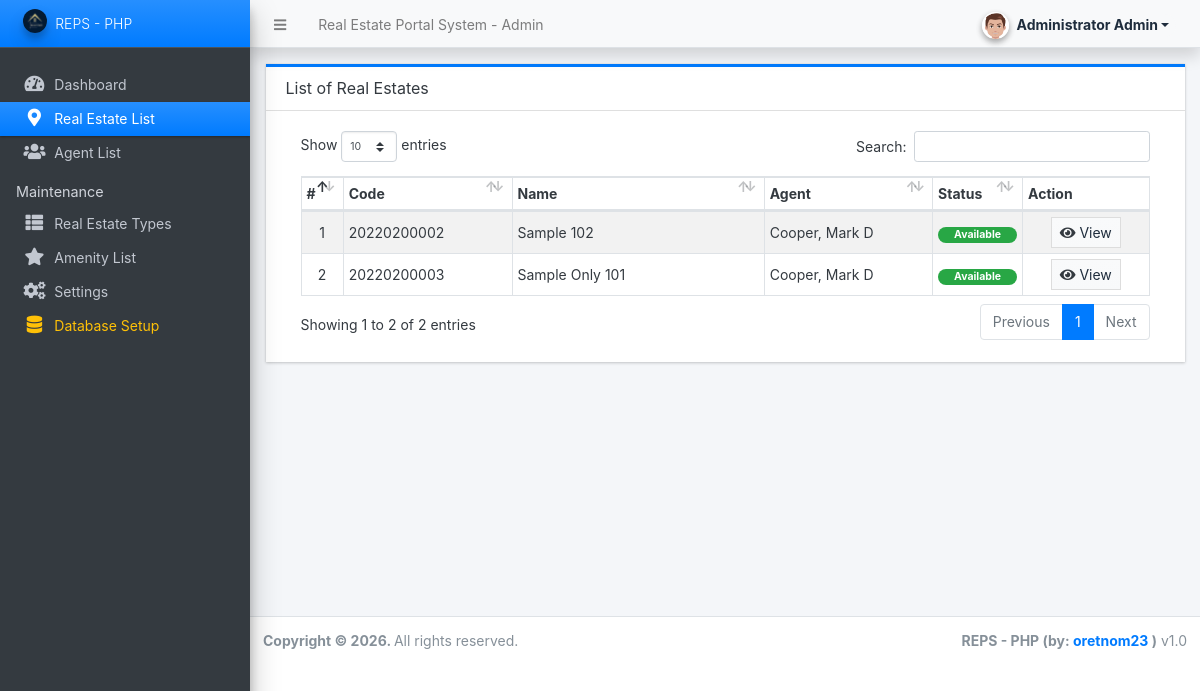
Page /admin/?page=real_estate (signed in) on the committed database.
### tables this page shows
CREATE TABLE `real_estate_list` (
  `id` int(30) NOT NULL AUTO_INCREMENT,
  `code` varchar(100) NOT NULL,
  `name` text NOT NULL,
  `type_id` int(30) NOT NULL,
  `agent_id` int(30) NOT NULL,
  `status` tinyint(1) NOT NULL DEFAULT 1 COMMENT '1 = Available, 2 = not Available',
  `date_created` datetime NOT NULL DEFAULT current_timestamp(),
  `date_updated` datetime DEFAULT NULL ON UPDATE current_timestamp(),
  PRIMARY KEY (`id`),
  KEY `type_id` (`type_id`),
  KEY `agent_id` (`agent_id`)
);

### admin/real_estate/index.php (the view, shortened to what this page needs)
<div class="card card-outline rounded-0 card-primary">
	<div class="card-header">
		<h3 class="card-title">List of Real Estates</h3>
	</div>
	<div class="card-body">
		<div class="container-fluid">
        <div class="container-fluid">
			<table class="table table-hover table-striped table-bordered">
				<colgroup>
					<col width="5%">
					<col width="20%">
					<col width="30%">
					<col width="20%">
					<col width="10%">
					<col width="15%">
				</colgroup>
				<thead>
					<tr>
						<th>#</th>
						<th>Code</th>
						<th>Name</th>
						<th>Agent</th>
						<th>Status</th>
						<th>Action</th>
					</tr>
				</thead>
				<tbody>
					<?php
					$i = 1;
						$qry = ($conn && $conn instanceof mysqli && !$conn->connect_error) ? @$conn->query("SELECT r.*,CONCAT(a.lastname, ', ', a.firstname, ' ', COALESCE(a.middlename, '')) as fullname FROM real_estate_list r inner join agent_list a on r.agent_id = a.id order by r.name asc ") : false;
						if ($qry && $qry instanceof mysqli_result):
						while($row = $qry->fetch_assoc()):
					?>
						<tr>
							<td class="text-center"><?php echo $i++; ?></td>
							<td><p class="m-0 truncate-1"><?= $row['code'] ?></p></td>
							<td><p class="m-0 truncate-1"><?= $row['name'] ?></p></td>
							<td><p class="m-0 truncate-1"><?= $row['fullname'] ?></p></td>
							<td class="text-center">
                                <?php if($row['status'] == 1): ?>
                                    <span class="badge badge-success px-3 rounded-pill">Available</span>
                                <?php else: ?>
                                    <span class="badge badge-danger px-3 rounded-pill">Unavailable</span>
                                <?php endif; ?>
                            </td>
							<td align="center">
								<a class="btn btn-default bg-gradient-light btn-flat btn-sm" href="?page=real_estate/view_estate&id=<?php echo $row['id'] ?>"><span class="fa fa-eye text-dark"></span> View</a>
							</td>
						</tr>
					<?php
						endwhile;
						endif;
					?>
				</tbody>
			</table>
		</div>
		</div>
	</div>
</div>

### rows in the picture
real_estate_list: code "20220200002", name "Sample 102", fullname "Cooper, Mark D", status "Available"
real_estate_list: code "20220200003", name "Sample Only 101", fullname "Cooper, Mark D", status "Available"

### other values in the picture
$_settings->info('name') "Real Estate Portal System"
$_settings->userdata('firstname').' '.$_settings->userdata('lastname') "Administrator Admin"
$_settings->info('short_name') ?: 'REPS - PHP' "REPS - PHP"
$_settings->info('short_name') "REPS - PHP"
